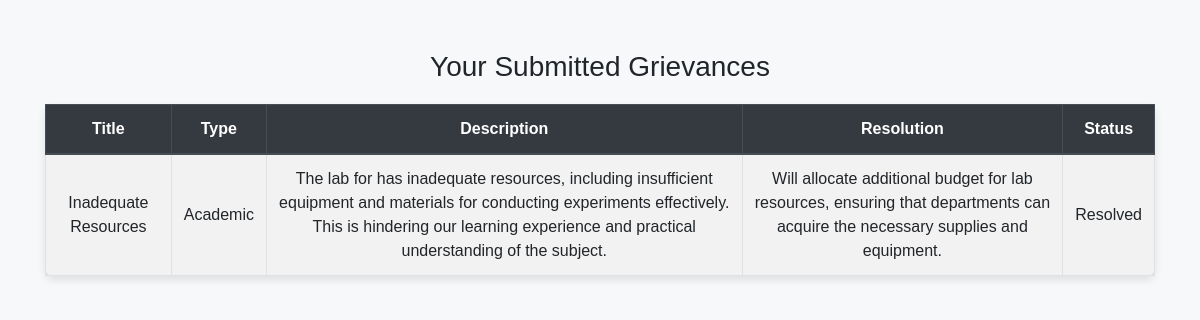
The page /myprofile/ (signed in) on the database its author committed.
### accounts/models.py (models this page shows, shortened)
class Grievance(models.Model):
    GRIEVANCE_CHOICES = [
        ('academic', 'Academic'),
        ('administrative', 'Administrative'),
        ('others', 'Others'),
    ]
    owner=models.ForeignKey(Registers,related_name='user_profile',on_delete=models.CASCADE,null=True)
    name = models.CharField(max_length=255, blank=True, null=True)  # Optional name field
    department = models.CharField(max_length=255, blank=True, null=True)  # Optional department field
    complaint_title = models.CharField(max_length=255)
    type_of_grievance = models.CharField(max_length=50, choices=GRIEVANCE_CHOICES)
    complaint_description = models.TextField()
    resolution = models.TextField(blank=True, null=True)  # New field for resolution
    assigned_to = models.ForeignKey(Registers, null=True, blank=True, on_delete=models.SET_NULL)  # ForeignKey
    facultyresolution = models.TextField(null=True, blank=True)  # New field for storing resolution

### accounts/views.py (the view)
# urls.py: path('myprofile/', views.profile, name='myprofile'),  # Note the trailing slash
def profile(request):
    ow=request.session.get('user_id')
    person=Registers.objects.get(id=ow)
    grievances = Grievance.objects.filter(owner=person)
    return render(request, 'myprofile.html', {'grievances': grievances})

### template/myprofile.html (shortened to what this page needs)
<!DOCTYPE html>
<html lang="en">
<head>
    <link href="https://stackpath.bootstrapcdn.com/bootstrap/4.5.2/css/bootstrap.min.css" rel="stylesheet">
</head>
<body>
<div class="container">
    <div class="grievances-section">
        <h3 class="text-center">Your Submitted Grievances</h3>
        <table class="table table-striped table-bordered">
            <thead class="thead-dark">
                <tr>
                    <th>Title</th>
                    <th>Type</th>
                    <th>Description</th>
                    <th>Resolution</th>
                    <th>Status</th>
                </tr>
            </thead>
            <tbody>
                {% for grievance in grievances %}
                <tr>
                    <td>{{ grievance.complaint_title }}</td>
                    <td>{{ grievance.get_type_of_grievance_display }}</td>
                    <td>{{ grievance.complaint_description }}</td>
                    <td>
                        {% if grievance.resolution %}
                            {{ grievance.resolution }}
                        {% endif %}
                    </td>
                    <td>
                        {% if grievance.resolution %}
                            Resolved
                            {% else %}
                            Not resolved
                            {% endif %}
                    </td>
                </tr>
                {% endfor %}
            </tbody>
        </table>
    </div>
</div>
</body>
</html>

### template/myprofile.html (style rules this page uses)
body { background-color: #f7f8fa; font-family: 'Arial', sans-serif; }
.container { margin-top: 50px; }
.grievances-section { margin-top: 40px; }
.table { margin-top: 20px; background-color: #fff; box-shadow: 0 4px 8px rgba(0, 0, 0, 0.1); border-radius: 8px; }
.thead-dark { background-color: #343a40; color: white; }
.table td, .table th { text-align: center; vertical-align: middle; }

### rows shown on the page
Grievance: complaint_title "Inadequate Resources", type_of_grievance "Academic", complaint_description "The lab for has inadequate resources, including insufficient equipment and materials for conducting experiments effectively. This is hindering our learning experience and practical understanding of the subject.", resolution "Will allocate additional budget for lab resources, ensuring that departments can acquire the necessary supplies and equipment.", shows "Resolved"
